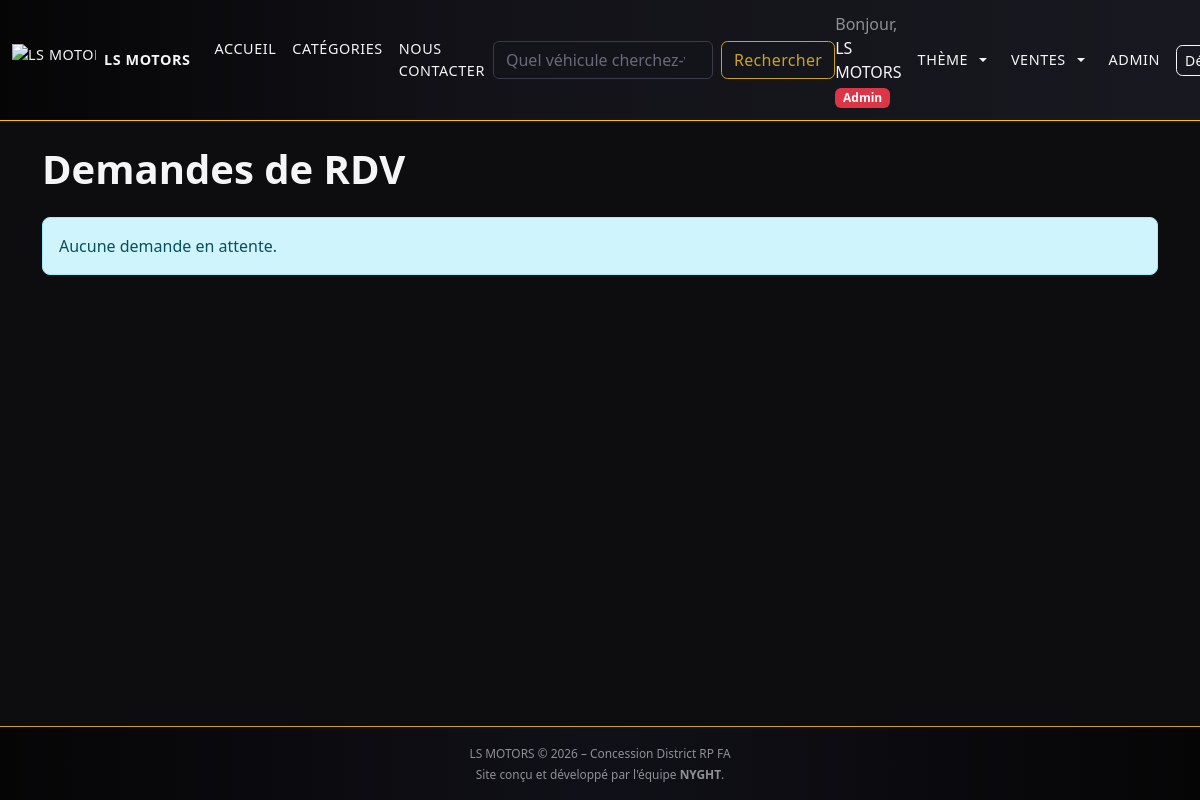
/index.php?page=rdv_demandes (signed in), run on an earlier commit of the app's database.
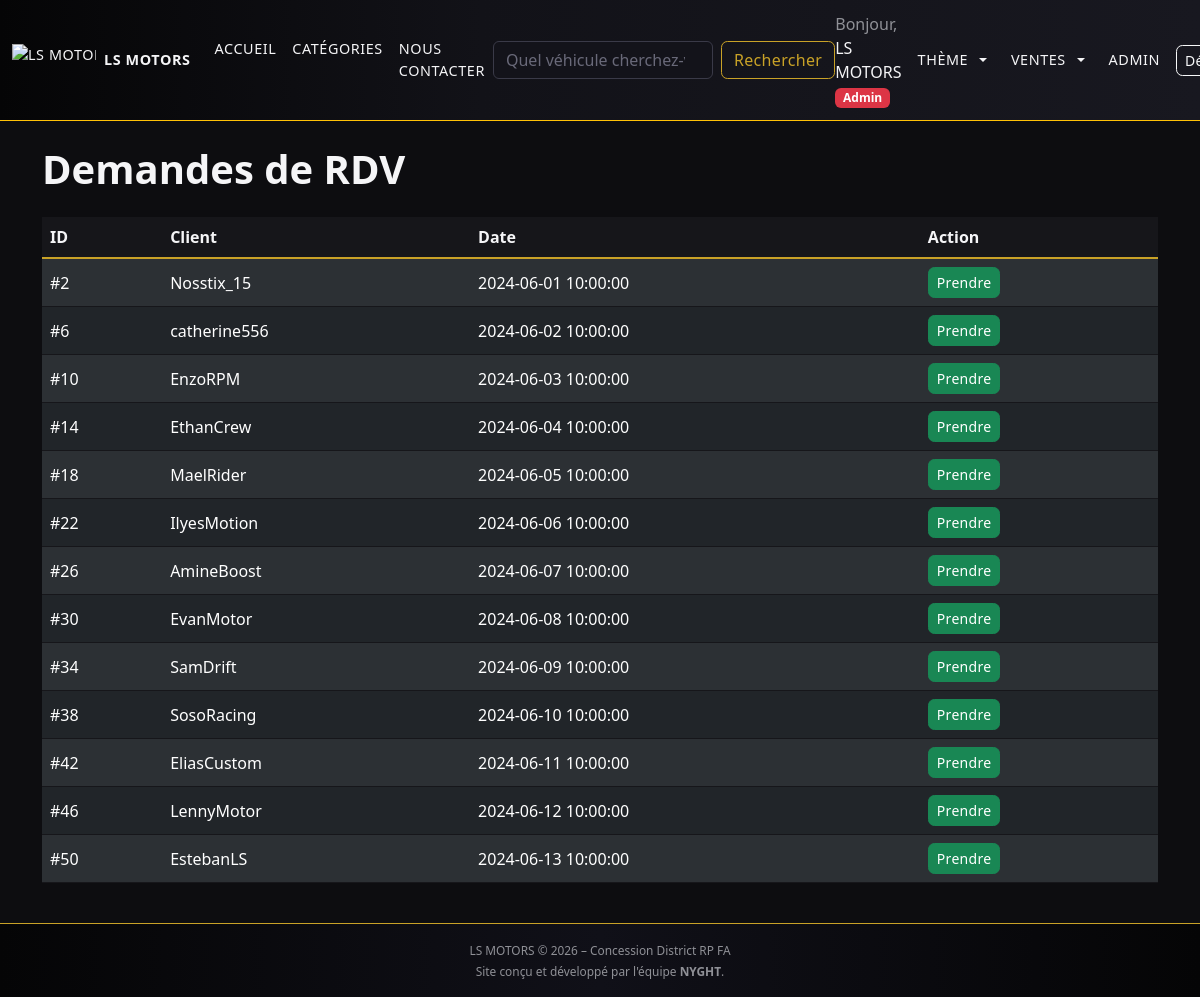
And on a later commit of the database.
### tables this page shows
CREATE TABLE IF NOT EXISTS rdv (
    ID INT NOT NULL AUTO_INCREMENT PRIMARY KEY,
    ID_Client INT NOT NULL,
    ID_Employe INT NULL,
    Statut VARCHAR(20) NOT NULL DEFAULT 'demande',  
    DateCreation DATETIME NOT NULL DEFAULT CURRENT_TIMESTAMP,
    DateMaj DATETIME NOT NULL DEFAULT CURRENT_TIMESTAMP ON UPDATE CURRENT_TIMESTAMP,
    CONSTRAINT fk_rdv_client FOREIGN KEY (ID_Client) REFERENCES utilisateur(ID),
    CONSTRAINT fk_rdv_employe FOREIGN KEY (ID_Employe) REFERENCES utilisateur(ID)
);

CREATE TABLE utilisateur (
    ID INT NOT NULL AUTO_INCREMENT PRIMARY KEY,
    Nom VARCHAR(50) NOT NULL,
    Prenom VARCHAR(50) NOT NULL,
    Email VARCHAR(100) NOT NULL UNIQUE,
    Passwrd VARCHAR(255) NOT NULL,
    Role ENUM('admin','employe','joueur') NOT NULL DEFAULT 'joueur',
    DiscordPseudo VARCHAR(100) NULL,

    DateInscription DATETIME NOT NULL DEFAULT CURRENT_TIMESTAMP
);

### model/rdv/rdvModel.php (called while the page is built, shortened)
<?php
class Rdv
{
    private PDO $bdd;
    public function __construct(PDO $bdd)
    {
        $this->bdd = $bdd;
    }
    public function getDemandes(): array
    {
        $req = $this->bdd->query("
            SELECT r.*, u.DiscordPseudo AS ClientDiscord
            FROM rdv r
            JOIN utilisateur u ON u.ID = r.ID_Client
            WHERE r.Statut = 'demande'
            ORDER BY r.DateCreation ASC
        ");
        return $req->fetchAll();
    }
}
?>

### view/pages/user/rdv_demandes.php (the view, shortened to what this page needs)
<?php
$model = new Rdv($bdd);
$demandes = $model->getDemandes();
?>
<h1 class="mb-4">Demandes de RDV</h1>
<?php if (empty($demandes)): ?>
    <div class="alert alert-info">Aucune demande en attente.</div>
<?php else: ?>
    <div class="table-responsive">
        <table class="table table-dark table-striped align-middle">
            <thead>
                <tr>
                    <th>ID</th>
                    <th>Client</th>
                    <th>Date</th>
                    <th>Action</th>
                </tr>
            </thead>
            <tbody>
            <?php foreach ($demandes as $d): ?>
                <tr>
                    <td>#<?php echo (int)$d['ID']; ?></td>
                    <td><?php echo htmlspecialchars($d['ClientDiscord'] ?? '—'); ?></td>
                    <td><?php echo htmlspecialchars($d['DateCreation']); ?></td>
                    <td>
                        <form method="post" action="index.php?page=rdv_take" class="m-0">
                            <button class="btn btn-success btn-sm" type="submit">Prendre</button>
                        </form>
                    </td>
                </tr>
            <?php endforeach; ?>
            </tbody>
        </table>
    </div>
<?php endif; ?>

### view/commun/header.php (shortened to what this page needs)
<!DOCTYPE html>
<html lang="fr">
<head>
    <link href="https://cdn.jsdelivr.net/npm/bootstrap@5.3.3/dist/css/bootstrap.min.css" rel="stylesheet">
    <link rel="stylesheet" href="<?= BASE_URL ?>view/public/css/style.css">
</head>
<body class="d-flex flex-column min-vh-100">
    <nav class="navbar navbar-expand-lg navbar-dark bg-dark border-bottom border-warning">
        <div class="container-fluid">
            <a class="navbar-brand d-flex align-items-center gap-2" href="index.php?page=accueil">
                <img
                    id="siteLogo"
                    src="<?= BASE_URL ?>view/public/img/logo.png"
                    data-logo-dark="<?= BASE_URL ?>view/public/img/logo.png"
                    data-logo-light="<?= BASE_URL ?>view/public/img/logoWhite.png"
                    alt="LS MOTORS"
                    style="height:32px;">
                <span class="fw-bold">LS MOTORS</span>
            </a>
            <div class="collapse navbar-collapse" id="navbarMain">
                <ul class="navbar-nav me-auto mb-2 mb-lg-0">
                    <li class="nav-item"><a class="nav-link" href="index.php?page=accueil">Accueil</a></li>
                    <li class="nav-item"><a class="nav-link" href="index.php?page=categories">Catégories</a></li>
                    <li class="nav-item"><a class="nav-link" href="index.php?page=contact">Nous contacter</a></li>
                </ul>
                <form class="d-flex mx-lg-auto my-0 align-items-center"
                      role="search"
                      method="get"
                      action="index.php"
                      style="max-width:520px; width:100%;">
                    <div class="nav-search-wrap">
                        <input
                            id="navSearchInput"
                            class="form-control nav-search-input"
                            type="search"
                            name="q"
                            placeholder="Quel véhicule cherchez-vous ?"
                            aria-label="Rechercher un véhicule"
                            autocomplete="off"
                            value="<?php echo htmlspecialchars($_GET['q'] ?? ''); ?>"
                        >
                    </div>
                    <button class="btn btn-outline-warning ms-2" type="submit">Rechercher</button>
                </form>
            </div>
            <ul class="navbar-nav ms-auto mb-2 mb-lg-0 align-items-lg-center gap-lg-2">
    <?php if (isset($_SESSION['utilisateur'])): ?>
        <li class="nav-item text-secondary">
            Bonjour, <span class="text-light"><?php echo htmlspecialchars($_SESSION['utilisateur']['Prenom'] ?? ''); ?></span>
            <?php
                $r = $_SESSION['utilisateur']['Role'] ?? 'joueur';
                if ($r === 'admin') {
                    echo ' <span class="badge bg-danger">Admin</span>';
                } elseif ($r === 'employe') {
                    echo ' <span class="badge bg-primary">Employé</span>';
                } else {
                    echo ' <span class="badge bg-success">Client</span>';
                }
            ?>
        </li>
        <li class="nav-item dropdown dropdown-hover">
            <a class="nav-link dropdown-toggle theme-btn" href="#" role="button" data-bs-toggle="dropdown" aria-expanded="false">
                Thème
            </a>
        </li>
        <?php if (($_SESSION['utilisateur']['Role'] ?? '') === 'admin' || ($_SESSION['utilisateur']['Role'] ?? '') === 'employe'): ?>
            <li class="nav-item dropdown dropdown-hover">
                <a class="nav-link dropdown-toggle" href="#" role="button" data-bs-toggle="dropdown" aria-expanded="false">
                    Ventes
                </a>
            </li>
            <?php if (($_SESSION['utilisateur']['Role'] ?? '') === 'admin'): ?>
                <li class="nav-item"><a class="nav-link" href="index.php?page=admin">Admin</a></li>
            <?php endif; ?>
            <li class="nav-item">
                <a class="btn btn-outline-light btn-sm" href="index.php?page=deconnexion">Déconnexion</a>
            </li>
        <?php endif; ?>
    <?php endif; ?>
</ul>
        </div>
    </nav>
    <main class="container py-4 flex-grow-1">

### index.php (shortened to what this page needs)
<?php
require_once "bdd/bdd.php";
$page = $_GET['page'] ?? 'accueil';
include "view/commun/header.php";
switch ($page) {
    case 'rdv_demandes':
        include "view/pages/user/rdv_demandes.php";
        break;
}
include "view/commun/footer.php";

### view/commun/footer.php (shortened to what this page needs)
</main>
<footer class="bg-black text-secondary text-center py-3 border-top border-secondary">
    <small>
        LS MOTORS &copy; <?php echo date('Y'); ?> – Concession District RP FA<br>
        Site conçu et développé par l'équipe <strong>NYGHT</strong>.
    </small>
</footer>
</body>
</html>

### view/public/css/style.css (style rules this page uses)
:root { --noir: #050506; --noir-soft: #0d0d10; --anthracite: #16161a; --anthracite-clair: #1f1f26; --blanc: #f5f5f7; --gris-clair: #cfcfd4; --gris-moyen: #8f9096; --doré: #c9a227; --doré-foncé: #a38218; --rouge-erreur: #c0392b; }
body { background-color: var(--noir-soft) !important; color: var(--blanc) !important; font-family: system-ui, -apple-system, BlinkMacSystemFont, "Segoe UI", sans-serif; }
html, body { max-width: 100%; overflow-x: hidden; }
a { color: var(--doré); text-decoration: none; }
h1, h2, h3, h4, h5, h6 { color: var(--blanc); font-weight: 600; }
.bg-dark, .bg-black, .bg-body, .bg-secondary { background-color: var(--noir-soft) !important; }
.text-light { color: var(--blanc) !important; }
.text-secondary { color: var(--gris-moyen) !important; }
.border, .border-secondary { border-color: var(--doré) !important; }
.table { color: var(--blanc); background-color: var(--anthracite-clair); }
.table thead th { color: var(--blanc); background-color: var(--anthracite); border-bottom: 2px solid var(--doré); }
.table tbody tr { border-color: var(--anthracite); }
.table tbody tr:nth-child(even) { background-color: #18181f; }
.navbar { background: linear-gradient(90deg, var(--noir) 0%, #121218 40%, #181820 100%); border-bottom: 1px solid var(--doré); }
.navbar-brand, .navbar-nav .nav-link { color: var(--blanc) !important; text-transform: uppercase; letter-spacing: 0.04em; font-size: 0.9rem; }
.form-control, .form-select { background-color: #13131a; border: 1px solid #3a3a48; color: var(--blanc); }
::placeholder { color: #696979 !important; }
.btn { border-radius: 0.4rem; font-weight: 500; letter-spacing: 0.02em; transition: all 0.18s ease-in-out; }
.btn-outline-primary, .btn-outline-warning { border-color: var(--doré); color: var(--doré); background-color: transparent; }
footer { background: linear-gradient(90deg, #050506, #101018, #050506); border-top: 1px solid var(--doré); color: var(--gris-clair); font-size: 0.85rem; }
.navbar, .navbar .collapse, .navbar .navbar-collapse { overflow: visible !important; }
.nav-search-wrap { position: relative; flex: 1 1 auto; min-width: 220px; }
.nav-search-input { height: 38px; }
.dropdown-hover > .dropdown-toggle::after { margin-left: .4rem; }
.dropdown-hover { position: relative; }
.theme-btn { white-space: nowrap; }
.alert { border-radius: 0.5rem; }

What changed in the data, as far as the page shows it:
added rdv: ID "2", ID_Client.DiscordPseudo "Nosstix_15", DateCreation "2024-06-01 10:00:00"
added rdv: ID "6", ID_Client.DiscordPseudo "catherine556", DateCreation "2024-06-02 10:00:00"
added rdv: ID "10", ID_Client.DiscordPseudo "EnzoRPM", DateCreation "2024-06-03 10:00:00"
added rdv: ID "14", ID_Client.DiscordPseudo "EthanCrew", DateCreation "2024-06-04 10:00:00"
added rdv: ID "18", ID_Client.DiscordPseudo "MaelRider", DateCreation "2024-06-05 10:00:00"
added rdv: ID "22", ID_Client.DiscordPseudo "IlyesMotion", DateCreation "2024-06-06 10:00:00"
added rdv: ID "26", ID_Client.DiscordPseudo "AmineBoost", DateCreation "2024-06-07 10:00:00"
added rdv: ID "30", ID_Client.DiscordPseudo "EvanMotor", DateCreation "2024-06-08 10:00:00"
added rdv: ID "34", ID_Client.DiscordPseudo "SamDrift", DateCreation "2024-06-09 10:00:00"
added rdv: ID "38", ID_Client.DiscordPseudo "SosoRacing", DateCreation "2024-06-10 10:00:00"
added rdv: ID "42", ID_Client.DiscordPseudo "EliasCustom", DateCreation "2024-06-11 10:00:00"
added rdv: ID "46", ID_Client.DiscordPseudo "LennyMotor", DateCreation "2024-06-12 10:00:00"
added rdv: ID "50", ID_Client.DiscordPseudo "EstebanLS", DateCreation "2024-06-13 10:00:00"
Also different on the page:
text no longer shown: "Aucune demande en attente."
text now shown: "ID Client Date Action"
